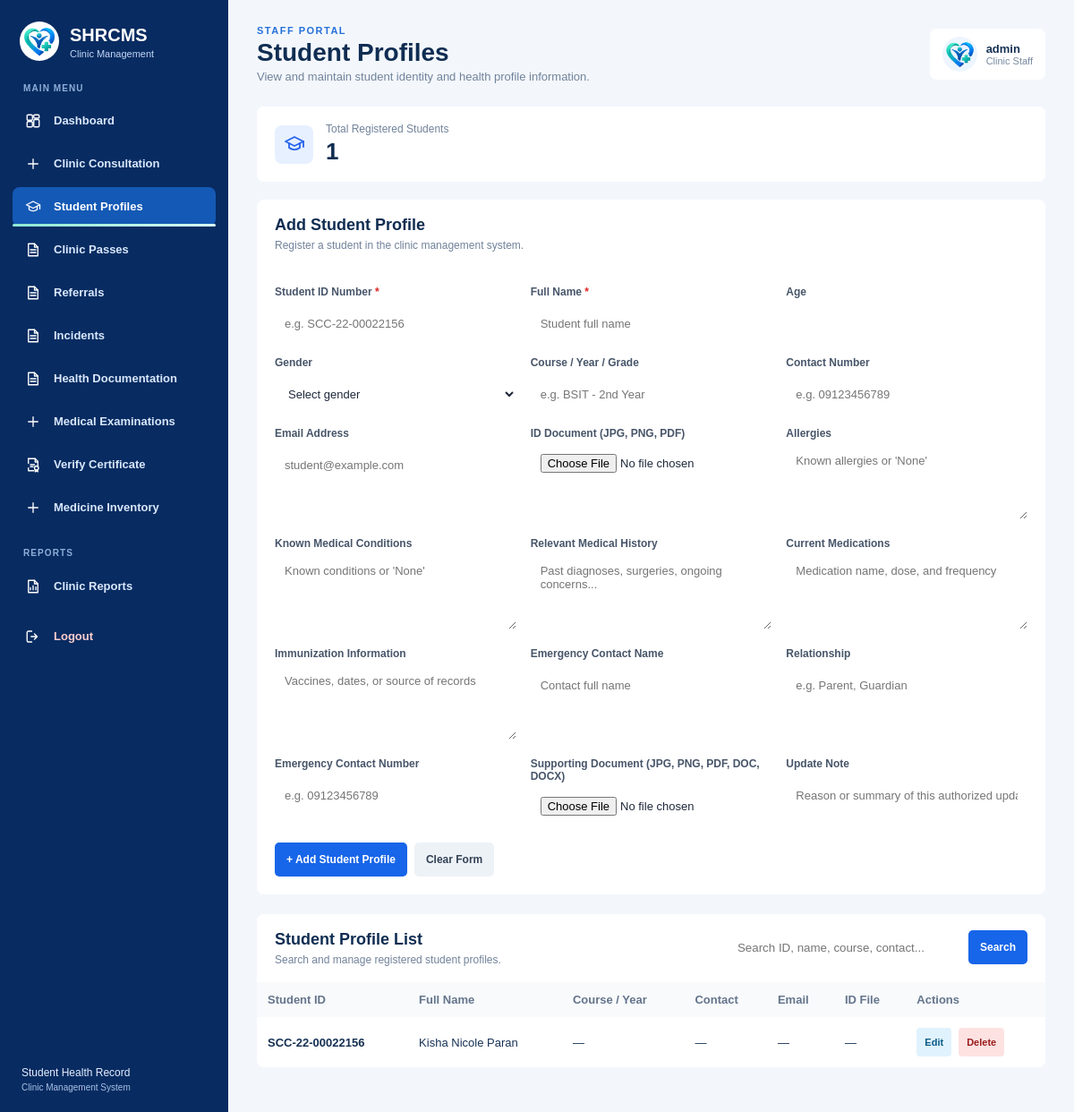
The page /php/Staff_Dashboard/student_profiles.php (signed in) on the database as committed earlier.
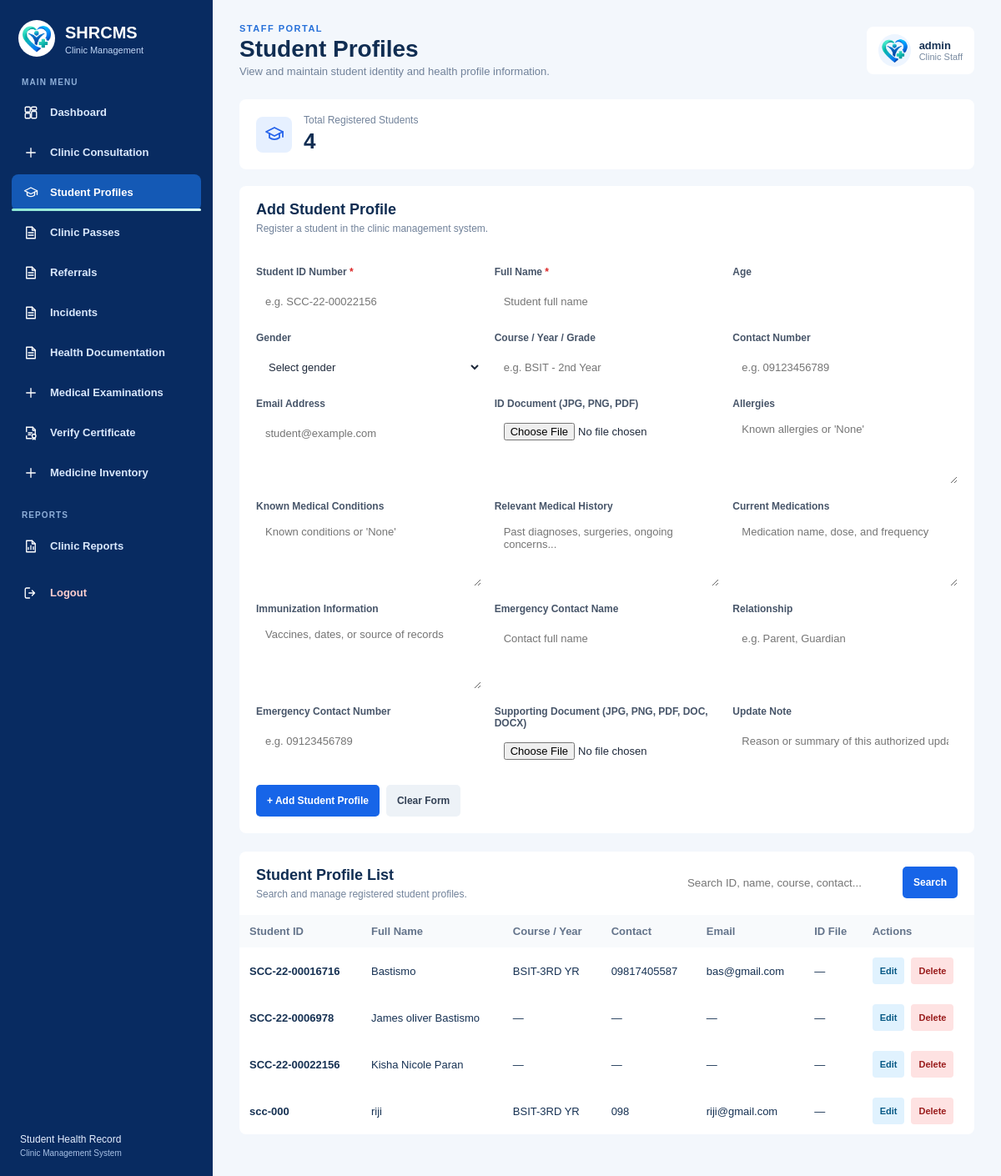
The same page on the database as committed later.
### tables this page shows
CREATE TABLE `students` (
  `id` int NOT NULL,
  `student_id_no` varchar(50) NOT NULL,
  `fullname` varchar(100) NOT NULL,
  `age` int DEFAULT NULL,
  `gender` varchar(20) DEFAULT NULL,
  `course_year` varchar(50) DEFAULT NULL,
  `contact` varchar(20) DEFAULT NULL,
  `allergies` text,
  `known_conditions` text,
  `created_at` timestamp NOT NULL DEFAULT CURRENT_TIMESTAMP,
  `user_id` int DEFAULT NULL,
  `email` varchar(100) DEFAULT NULL,
  `id_document` varchar(255) DEFAULT NULL,
  `password` varchar(255) DEFAULT NULL,
  `medical_history` text,
  `current_medications` text,
  `immunization_information` text,
  `emergency_contact_name` varchar(100) DEFAULT NULL,
  `emergency_contact_relationship` varchar(50) DEFAULT NULL,
  `emergency_contact_number` varchar(20) DEFAULT NULL
);

### php/Staff_Dashboard/student_profiles.php (the view, shortened to what the changed rows need)
<?php
require_once __DIR__ . '/../db.php';
$conn->set_charset('utf8mb4');
function e($value): string
{
    return htmlspecialchars((string)($value ?? ''), ENT_QUOTES, 'UTF-8');
}
$search = trim((string)($_GET['search'] ?? ''));
$editing = null;
$sql = 'SELECT id, student_id_no, fullname, age, gender, course_year, contact, email, allergies, known_conditions, id_document, created_at FROM students';
$sql .= ' ORDER BY fullname ASC';
$listStmt = $conn->prepare($sql);
$listStmt->execute();
$studentResult = $listStmt->get_result();
$countResult = $conn->query('SELECT COUNT(*) AS total FROM students');
$totalStudents = (int)($countResult->fetch_assoc()['total'] ?? 0);
?>
<!DOCTYPE html>
<html lang="en">
<head>
    <link rel="stylesheet" href="../../css/style.css?v=20261114-icons">
    <link rel="stylesheet" href="../../css/staff-dashboard.css?v=20261119-student-profiles">
</head>
<body class="staff-dashboard-body">
    <aside class="staff-sidebar">
        <a href="staff_dashboard.php" class="staff-brand">
            <div><h2>SHRCMS</h2><p>Clinic Management</p></div>
        </a>
    </aside>
    <main class="staff-main">
        <header class="staff-header">
            <div>
                <h1>Student Profiles</h1>
            </div>
        </header>
        <section class="sp-summary">
            <div><p>Total Registered Students</p><h2><?= number_format($totalStudents) ?></h2></div>
        </section>
        <section class="sp-panel" id="student-profile-form">
            <div class="sp-panel-heading">
                <div><h2><?= $editing ? 'Edit Student Profile' : 'Add Student Profile' ?></h2><p><?= $editing ? 'Update the selected student record.' : 'Register a student in the clinic management system.' ?></p></div>
            </div>
        </section>
        <section class="sp-panel">
            <div class="sp-panel-heading sp-list-heading">
                <div><h2>Student Profile List</h2><p>Search and manage registered student profiles.</p></div>
            </div>
            <div class="sp-table-wrap">
                <table class="sp-table">
                    <thead><tr><th>Student ID</th><th>Full Name</th><th>Course / Year</th><th>Contact</th><th>Email</th><th>ID File</th><th>Actions</th></tr></thead>
                    <tbody>
                    <?php if ($studentResult->num_rows > 0): ?>
                        <?php while ($student = $studentResult->fetch_assoc()): ?>
                            <tr>
                                <td><strong><?= e($student['student_id_no']) ?></strong></td>
                                <td><?= e($student['fullname']) ?></td>
                                <td><?= e($student['course_year'] ?: '—') ?></td>
                                <td><?= e($student['contact'] ?: '—') ?></td>
                                <td><?= e($student['email'] ?: '—') ?></td>
                                <td><?php if (!empty($student['id_document'])): ?><a href="../../<?= e($student['id_document']) ?>" target="_blank">View File</a><?php else: ?>—<?php endif; ?></td>
                                <td><div class="sp-row-actions"><a class="sp-edit" href="student_profiles.php?edit=<?= (int)$student['id'] ?>#student-profile-form">Edit</a><form method="POST" action="student_profiles.php" onsubmit="return confirm('Delete this student profile? This cannot be undone.');"><button type="submit" class="sp-delete">Delete</button></form></div></td>
                            </tr>
                        <?php endwhile; ?>
                    <?php else: ?>
                        <tr><td colspan="7" class="sp-empty">No student profiles found<?= $search !== '' ? ' for this search.' : '.' ?></td></tr>
                    <?php endif; ?>
                    </tbody>
                </table>
            </div>
        </section>
    </main>
</body>
</html>

Rows that differ between the two databases and show on the page:
added students: student_id_no "SCC-22-00016716", fullname "Bastismo", course_year "BSIT-3RD YR", contact "09817405587", email "bas@gmail.com"
added students: student_id_no "SCC-22-0006978", fullname "James oliver Bastismo", course_year "—", contact "—", email "—"
added students: student_id_no "scc-000", fullname "riji", course_year "BSIT-3RD YR", contact "098", email "riji@gmail.com"
Other text that changed with them:
$totalStudents: "1" → "4"
